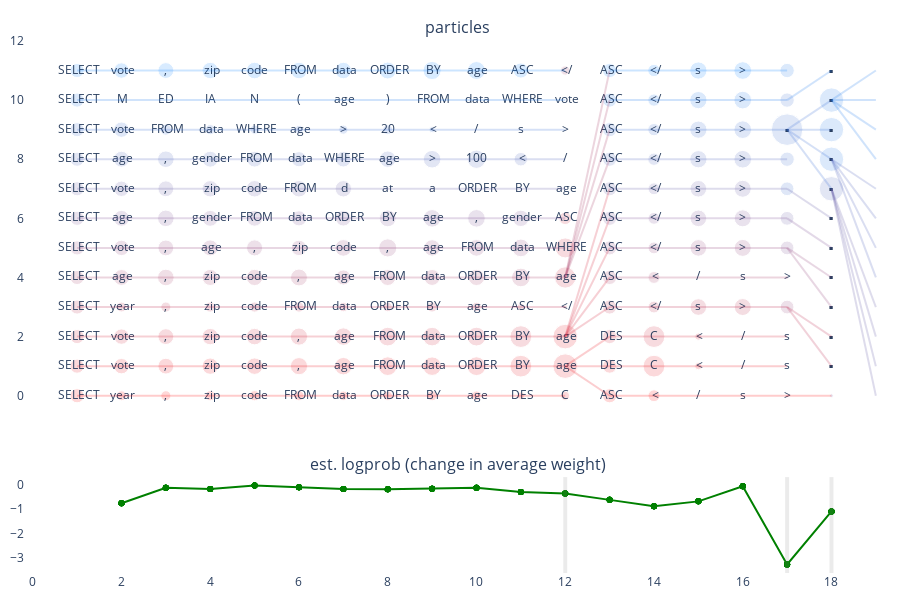

Notebook code for this chart:
### Markdown cell above
## Plotting the particle beam

### Code cell
record.plotly(
    # xrange=[12,17], #edit x range like [0,10] to see a subset
    show_est_logprob=True,
    height=600,
)
